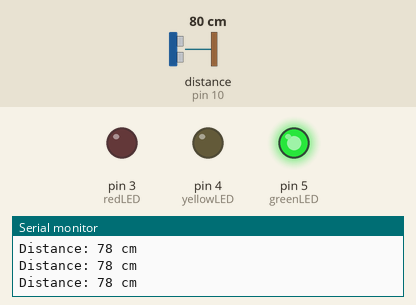
Bench run of a sketch on a simulated Arduino Uno, built with avr-gcc and run on an emulated ATmega328P. Shown: output pins drawn as LEDs (lit = HIGH), the last lines printed to the serial monitor. Wiring (inferred from the names in the program): ultrasonic range finder: trigger pin 11; echo pin 10. The test bench sets the inputs (shaded band); at power-on: distance to the obstacle (sensor on pin 10) 80 cm. The echo pulse lasts 58.3 µs per cm; pins used as bus, display or sensor lines are not drawn.

Above: at 1.3 s.
1.4 s: distance to the obstacle (sensor on pin 10) set to 25 cm
2.9 s: distance to the obstacle (sensor on pin 10) set to 19 cm
At 4.1 s:
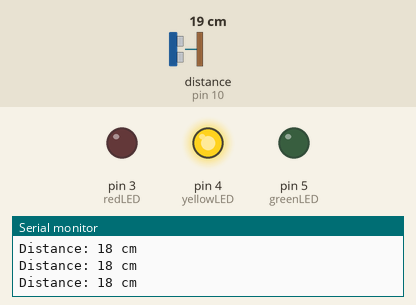
4.5 s: distance to the obstacle (sensor on pin 10) set to 13 cm
6.0 s: distance to the obstacle (sensor on pin 10) set to 10 cm
At 6.7 s:
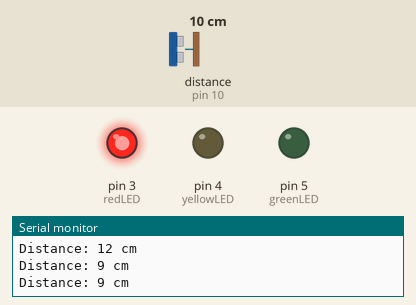
7.5 s: distance to the obstacle (sensor on pin 10) set to 18 cm
At 8.1 s:
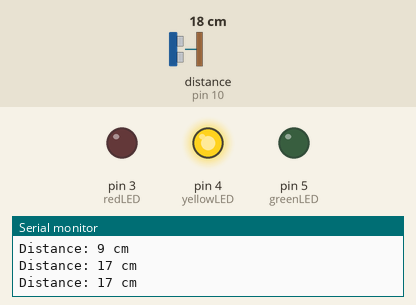
9.0 s: distance to the obstacle (sensor on pin 10) set to 2 cm
At 9.3 s:
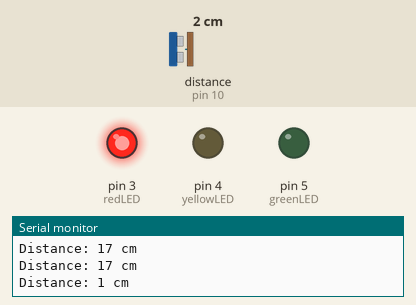
Timing chart, 0 to 11.5 s (numbered marks = the images above; inputs shaded):
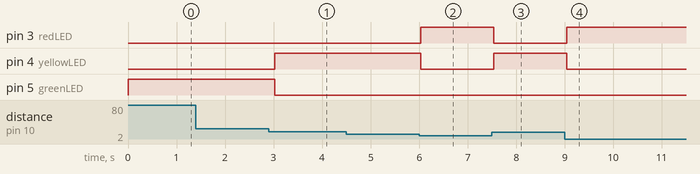

Measured:
- the behaviour switches between 22 and 21 cm on distance to the obstacle (sensor on pin 10) (found by bisection; images 0 and 1)
- the behaviour switches between 12 and 11 cm on distance to the obstacle (sensor on pin 10) (found by bisection; images 1 and 2)
- after the input at 2.9 s, pin 4 (yellowLED): LOW → HIGH after 0.13 s; pin 5 (greenLED): HIGH → LOW after 0.13 s
- after the input at 6.0 s, pin 3 (redLED): LOW → HIGH at once; pin 4 (yellowLED): HIGH → LOW at once
- after the input at 7.5 s, pin 3 (redLED): HIGH → LOW at once; pin 4 (yellowLED): LOW → HIGH at once
- after the input at 9.0 s, pin 3 (redLED): LOW → HIGH at once; pin 4 (yellowLED): HIGH → LOW at once

The sketch:

interface_task_11_2.ino
```cpp
const int trigPin = 11;         // Trigger pin of the ultrasonic sensor
const int echoPin = 10;         // Echo pin of the ultrasonic sensor
const int greenLED = 5;         // Green LED pin
const int yellowLED = 4;        // Yellow LED pin
const int redLED = 3;           // Red LED pin

void setup() {
  pinMode(trigPin, OUTPUT);
  pinMode(echoPin, INPUT);
  pinMode(greenLED, OUTPUT);
  pinMode(yellowLED, OUTPUT);
  pinMode(redLED, OUTPUT);
  Serial.begin(9600);
}

long getDistance() {
  digitalWrite(trigPin, LOW);
  delayMicroseconds(2);
  digitalWrite(trigPin, HIGH);
  delayMicroseconds(10);
  digitalWrite(trigPin, LOW);

  long duration = pulseIn(echoPin, HIGH);
  return duration * 0.034 / 2; // Convert duration to distance in cm
}

void loop() {
  long distance = getDistance();

  // Print distance to Serial Monitor for debugging
  Serial.print("Distance: ");
  Serial.print(distance);
  Serial.println(" cm");

  // LED Logic based on fixed distance ranges
  if (distance > 20) {
    digitalWrite(greenLED, HIGH);
    digitalWrite(yellowLED, LOW);
    digitalWrite(redLED, LOW);
  }
  else if (distance > 10) {
    digitalWrite(greenLED, LOW);
    digitalWrite(yellowLED, HIGH);
    digitalWrite(redLED, LOW);
  }
  else {
    digitalWrite(greenLED, LOW);
    digitalWrite(yellowLED, LOW);
    digitalWrite(redLED, HIGH);
  }

  delay(500); // Short delay to stabilize readings
}
```
